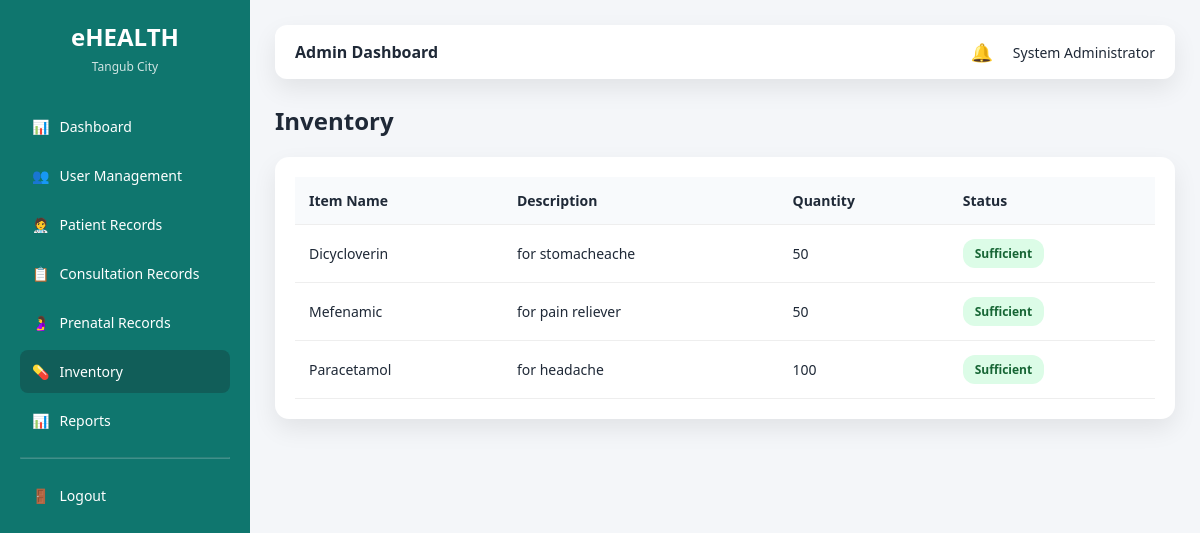
The page /admin/inventory.php (signed in) on the database as committed earlier.
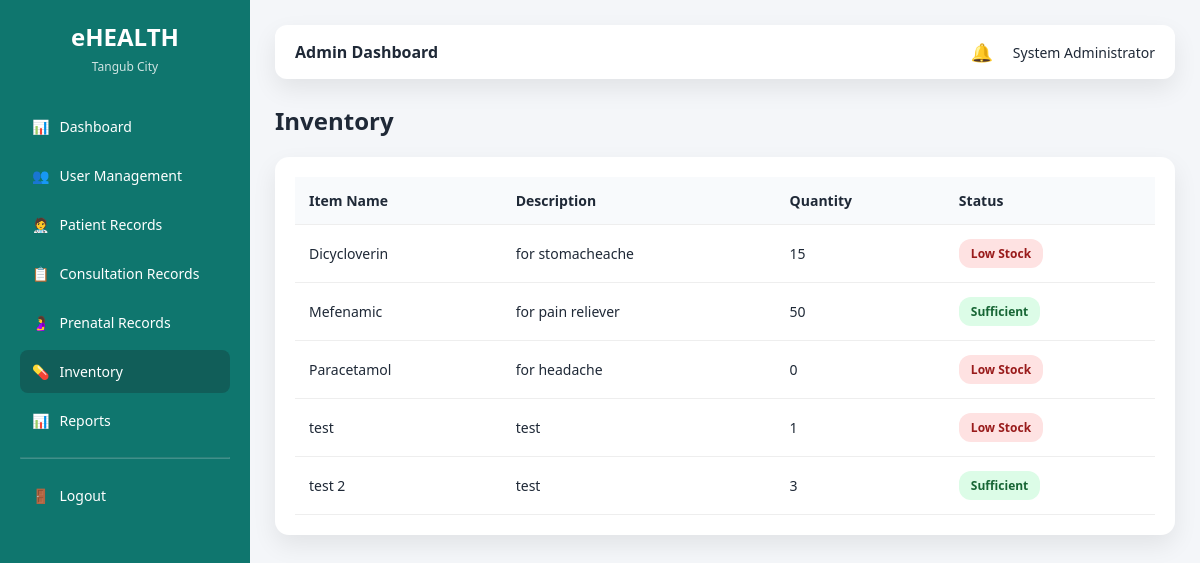
The same page on the database as committed later.
### tables this page shows
CREATE TABLE `inventory` (
  `inventory_id` int(11) NOT NULL,
  `item_name` varchar(100) NOT NULL,
  `description` text DEFAULT NULL,
  `quantity` int(11) DEFAULT 0,
  `minimum_stock` int(11) DEFAULT 10,
  `created_at` timestamp NOT NULL DEFAULT current_timestamp()
);

### admin/inventory.php (the view, shortened to what this page needs)
<?php
require_once "../config/database.php";
$items = mysqli_query(
    $conn,
    "SELECT inventory_id, item_name, description, quantity, minimum_stock
     FROM inventory
     ORDER BY item_name ASC"
);
?>
<!DOCTYPE html>
<html>
<head>
    <link rel="stylesheet" href="../assets/css/ui.css">
</head>
<body>
<div class="layout">
<?php require_once "../layouts/sidebar.php"; ?>
<main class="main">
<?php require_once "../layouts/topbar.php"; ?>
<div class="page-header">
    <h2>Inventory</h2>
</div>
<div class="card">
<table>
    <thead>
        <tr>
            <th>Item Name</th>
            <th>Description</th>
            <th>Quantity</th>
            <th>Status</th>
        </tr>
    </thead>
    <tbody>
        <?php if (mysqli_num_rows($items) > 0): ?>
            <?php while ($item = mysqli_fetch_assoc($items)): ?>
                <tr>
                    <td><?= htmlspecialchars($item['item_name']) ?></td>
                    <td><?= htmlspecialchars($item['description'] ?? '—') ?></td>
                    <td><?= (int)$item['quantity'] ?></td>
                    <td>
                        <?php if ($item['quantity'] <= $item['minimum_stock']): ?>
                            <span class="badge badge-low">Low Stock</span>
                        <?php else: ?>
                            <span class="badge badge-ok">Sufficient</span>
                        <?php endif; ?>
                    </td>
                </tr>
            <?php endwhile; ?>
        <?php else: ?>
            <tr>
                <td colspan="4">No inventory items found.</td>
            </tr>
        <?php endif; ?>
    </tbody>
</table>
</div>
</main>
</div>
</body>
</html>

### layouts/sidebar.php (shortened to what this page needs)
<?php
$role = $_SESSION['role'];
$current = basename($_SERVER['PHP_SELF']);
?>
<aside class="sidebar">
    <div class="sidebar-header">
        <h2>eHEALTH</h2>
        <p class="subtitle">Tangub City</p>
    </div>
    <nav class="menu">
        <?php if ($role === 'admin'): ?>
            <a href="/ehealth_tangub/admin/dashboard.php" class="<?= $current=='dashboard.php'?'active':'' ?>">
                📊 <span>Dashboard</span>
            </a>
            <a href="/ehealth_tangub/admin/users.php" class="<?= $current=='users.php'?'active':'' ?>">
                👥 <span>User Management</span>
            </a>
            <a href="/ehealth_tangub/admin/patients.php" class="<?= $current=='patients.php'?'active':'' ?>">
                🧑‍⚕️ <span>Patient Records</span>
            </a>
            <a href="/ehealth_tangub/admin/consultations.php" class="<?= $current=='consultations.php'?'active':'' ?>">
                📋 <span>Consultation Records</span>
            </a>
            <a href="/ehealth_tangub/admin/prenatal.php" class="<?= $current=='prenatal.php'?'active':'' ?>">
                🤰 <span>Prenatal Records</span>
            </a>
            <a href="/ehealth_tangub/admin/inventory.php" class="<?= $current=='inventory.php'?'active':'' ?>">
                💊 <span>Inventory</span>
            </a>
            <a href="/ehealth_tangub/admin/reports.php" class="<?= $current=='reports.php'?'active':'' ?>">
                📊 <span>Reports</span>
            </a>
        <?php endif; ?>
        <hr style="margin:15px 0;border-color:rgba(255,255,255,0.2);">
        <a href="../auth/logout.php">
            🚪 <span>Logout</span>
        </a>
    </nav>
</aside>

### layouts/topbar.php (shortened to what this page needs)
<?php
$role = ucfirst($_SESSION['role']);
$full_name = $_SESSION['full_name'];
?>
<header class="topbar">
    <div class="topbar-left">
        <strong><?= $role ?> Dashboard</strong>
    </div>
    <div class="topbar-right">
        <div class="notif">
            🔔
        </div>
        <span class="user-name"><?= htmlspecialchars($full_name) ?></span>
    </div>
</header>

### assets/css/ui.css (style rules this page uses)
:root { --primary: #0f766e; --primary-dark: #115e59; --background: #f4f6f9; --card-bg: #ffffff; --text-dark: #1f2937; --accent: #f59e0b; --danger: #dc2626; --success: #16a34a; --shadow: 0 10px 25px rgba(0,0,0,0.08); }
* { margin: 0; padding: 0; box-sizing: border-box; font-family: "Segoe UI", Tahoma, sans-serif; }
a { text-decoration: none; }
body { background: var(--background); color: var(--text-dark); }
.badge { padding: 5px 10px; border-radius: 12px; font-size: 12px; font-weight: 600; }
.layout { display: flex; min-height: 100vh; }
.main { flex: 1; padding: 25px; background: var(--background); overflow-y: auto; }
.page-header { display: flex; justify-content: space-between; align-items: center; margin-bottom: 20px; }
.card { background: #ffffff; padding: 20px; border-radius: 14px; box-shadow: var(--shadow); }
table { width: 100%; border-collapse: collapse; }
table th, table td { padding: 14px; border-bottom: 1px solid #eee; text-align: left; font-size: 14px; }
table th { background: #f8fafc; font-weight: 600; }

### admin/inventory.php (style rules this page uses)
.page-header { display: flex; justify-content: space-between; align-items: center; margin-bottom: 20px; }
.card { background: #fff; padding: 20px; border-radius: 14px; box-shadow: var(--shadow); }
table { width: 100%; border-collapse: collapse; }
th, td { padding: 14px; border-bottom: 1px solid #eee; text-align: left; font-size: 14px; vertical-align: middle; }
th { background: #f8fafc; font-weight: 600; }
.badge { padding: 6px 12px; border-radius: 12px; font-size: 12px; font-weight: 600; display: inline-block; }
.badge-ok { background: #dcfce7; color: #166534; }
.badge-low { background: #fee2e2; color: #991b1b; }

### layouts/sidebar.php (style rules this page uses)
.sidebar { width: 250px; background: var(--primary); color: #fff; min-height: 100vh; padding: 20px; }
.sidebar-header { text-align: center; margin-bottom: 30px; }
.sidebar-header h2 { margin-bottom: 5px; }
.sidebar-header .subtitle { font-size: 12px; opacity: 0.8; }
.menu a { display: flex; align-items: center; gap: 10px; padding: 12px; color: #fff; text-decoration: none; border-radius: 8px; margin-bottom: 6px; font-size: 14px; }
.menu a span { white-space: nowrap; }
.menu a:hover, .menu a.active { background: var(--primary-dark); }

### layouts/topbar.php (style rules this page uses)
.topbar { background: #fff; padding: 15px 20px; border-radius: 12px; box-shadow: var(--shadow); display: flex; justify-content: space-between; align-items: center; margin-bottom: 25px; }
.topbar-right { display: flex; align-items: center; gap: 20px; }
.notif { position: relative; cursor: pointer; font-size: 18px; }
.user-name { font-size: 14px; font-weight: 500; }

Rows that differ between the two databases and show on the page:
changed inventory "Dicycloverin": quantity "50" → "15"; quantity "Sufficient" → "Low Stock"
changed inventory "Paracetamol": quantity "100" → "0"; quantity "Sufficient" → "Low Stock"
added inventory: item_name "test", description "test", quantity "1", minimum_stock "Low Stock"
added inventory: item_name "test 2", description "test", quantity "3", minimum_stock "Sufficient"
